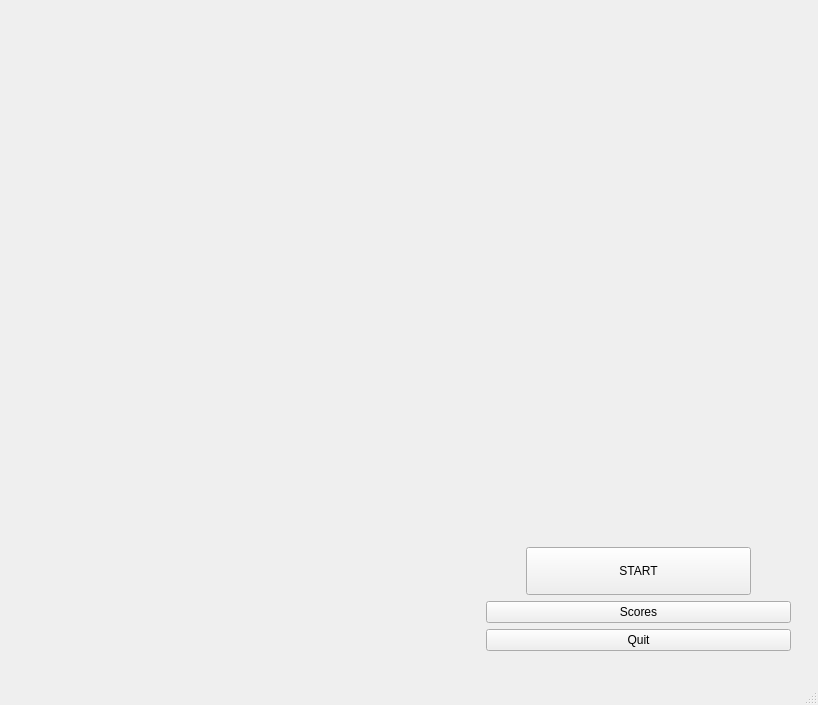
<?xml version="1.0" encoding="UTF-8"?>
<ui version="4.0">
 <class>MainWindow</class>
 <widget class="QMainWindow" name="MainWindow">
  <property name="geometry">
   <rect>
    <x>0</x>
    <y>0</y>
    <width>818</width>
    <height>705</height>
   </rect>
  </property>
  <property name="windowTitle">
   <string>MainWindow</string>
  </property>
  <widget class="QWidget" name="centralwidget">
   <widget class="QWidget" name="horizontalLayoutWidget">
    <property name="geometry">
     <rect>
      <x>0</x>
      <y>0</y>
      <width>791</width>
      <height>651</height>
     </rect>
    </property>
    <layout class="QHBoxLayout" name="mainL">
     <item>
      <widget class="QWidget" name="gameFrame" native="true">
       <property name="minimumSize">
        <size>
         <width>480</width>
         <height>640</height>
        </size>
       </property>
       <property name="maximumSize">
        <size>
         <width>480</width>
         <height>640</height>
        </size>
       </property>
       <property name="styleSheet">
        <string notr="true"/>
       </property>
      </widget>
     </item>
     <item>
      <layout class="QVBoxLayout" name="verticalLayout">
       <item>
        <widget class="QWidget" name="gameNameWidget" native="true">
         <property name="sizePolicy">
          <sizepolicy hsizetype="Preferred" vsizetype="MinimumExpanding">
           <horstretch>0</horstretch>
           <verstretch>0</verstretch>
          </sizepolicy>
         </property>
        </widget>
       </item>
       <item>
        <layout class="QHBoxLayout" name="horizontalLayout_3">
         <item>
          <spacer name="horizontalSpacer">
           <property name="orientation">
            <enum>Qt::Horizontal</enum>
           </property>
           <property name="sizeHint" stdset="0">
            <size>
             <width>40</width>
             <height>20</height>
            </size>
           </property>
          </spacer>
         </item>
         <item>
          <widget class="QPushButton" name="pbStart">
           <property name="sizePolicy">
            <sizepolicy hsizetype="Expanding" vsizetype="Fixed">
             <horstretch>1</horstretch>
             <verstretch>0</verstretch>
            </sizepolicy>
           </property>
           <property name="minimumSize">
            <size>
             <width>0</width>
             <height>48</height>
            </size>
           </property>
           <property name="styleSheet">
            <string notr="true">font: 700 14pt &quot;Terminal&quot;;</string>
           </property>
           <property name="text">
            <string>START</string>
           </property>
          </widget>
         </item>
         <item>
          <spacer name="horizontalSpacer_2">
           <property name="orientation">
            <enum>Qt::Horizontal</enum>
           </property>
           <property name="sizeType">
            <enum>QSizePolicy::Expanding</enum>
           </property>
           <property name="sizeHint" stdset="0">
            <size>
             <width>40</width>
             <height>20</height>
            </size>
           </property>
          </spacer>
         </item>
        </layout>
       </item>
       <item>
        <layout class="QHBoxLayout" name="horizontalLayout_4">
         <item>
          <widget class="QPushButton" name="pbScores">
           <property name="text">
            <string>Scores</string>
           </property>
          </widget>
         </item>
        </layout>
       </item>
       <item>
        <widget class="QPushButton" name="pbQuit">
         <property name="text">
          <string>Quit</string>
         </property>
        </widget>
       </item>
      </layout>
     </item>
    </layout>
   </widget>
  </widget>
  <widget class="QMenuBar" name="menubar">
   <property name="geometry">
    <rect>
     <x>0</x>
     <y>0</y>
     <width>818</width>
     <height>22</height>
    </rect>
   </property>
  </widget>
  <widget class="QStatusBar" name="statusbar"/>
 </widget>
 <resources/>
 <connections/>
</ui>
